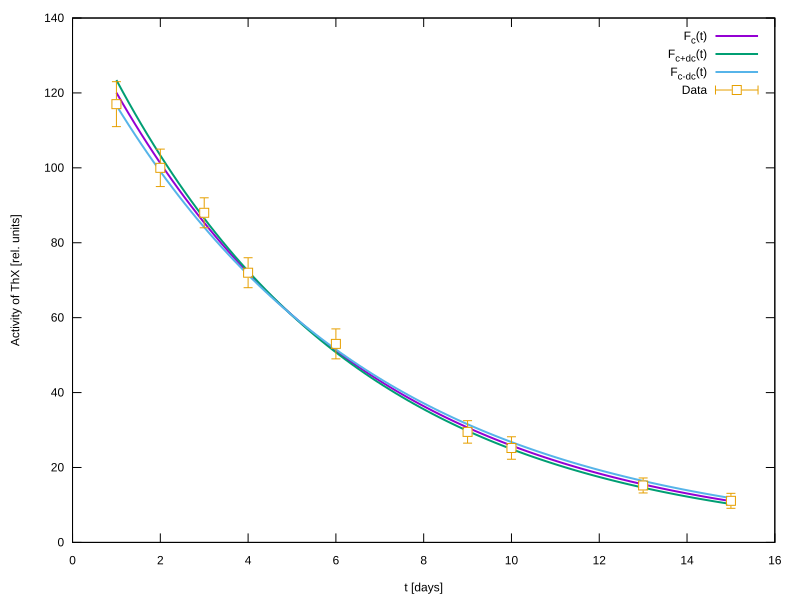

The script that drew this image:
set terminal svg size 800,600
load ARG1 # loads the values of a and lambda from params.txt

f(t) = a * exp(-lambda * t)
fplus(t) = (a + da) * exp(-(lambda + dlambda) * t)
fminus(t) = (a - da) * exp(-(lambda - dlambda) * t)

set xlabel "t [days]"
set ylabel "Activity of ThX [rel. units]"

plot f(x) lw 2 title "F_c(t)",\
	fplus(x) lw 2 title "F_{c+dc}(t)",\
	fminus(x) lw 2 title "F_{c-dc}(t)",\
	"ThX_decay.data" using 1:2:3 with errorbars title "Data";
